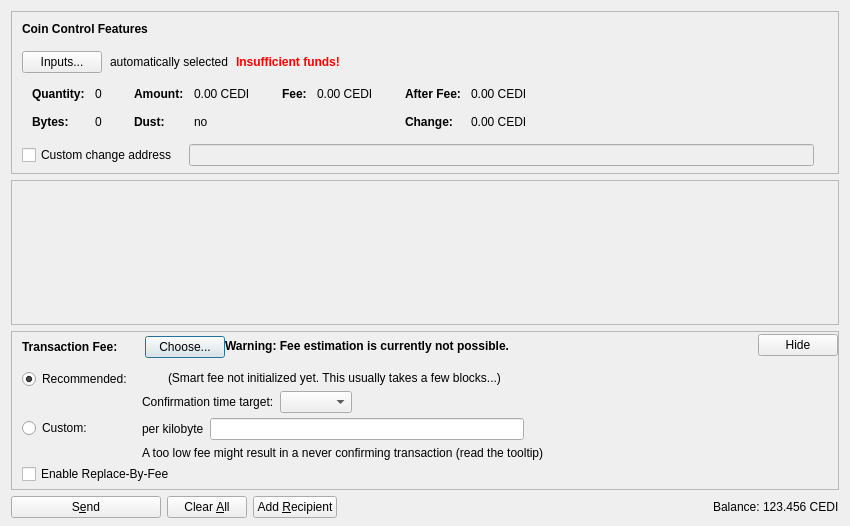
<?xml version="1.0" encoding="UTF-8"?>
<ui version="4.0">
 <class>SendCoinsDialog</class>
 <widget class="QDialog" name="SendCoinsDialog">
  <property name="geometry">
   <rect>
    <x>0</x>
    <y>0</y>
    <width>850</width>
    <height>526</height>
   </rect>
  </property>
  <property name="windowTitle">
   <string>Send Coins</string>
  </property>
  <layout class="QVBoxLayout" name="verticalLayout" stretch="0,1,0,0">
   <property name="bottomMargin">
    <number>8</number>
   </property>
   <item>
    <widget class="QFrame" name="frameCoinControl">
     <property name="sizePolicy">
      <sizepolicy hsizetype="Expanding" vsizetype="Expanding">
       <horstretch>0</horstretch>
       <verstretch>0</verstretch>
      </sizepolicy>
     </property>
     <property name="maximumSize">
      <size>
       <width>16777215</width>
       <height>16777215</height>
      </size>
     </property>
     <property name="frameShape">
      <enum>QFrame::StyledPanel</enum>
     </property>
     <property name="frameShadow">
      <enum>QFrame::Sunken</enum>
     </property>
     <layout class="QVBoxLayout" name="verticalLayoutCoinControl2">
      <property name="spacing">
       <number>0</number>
      </property>
      <property name="leftMargin">
       <number>0</number>
      </property>
      <property name="topMargin">
       <number>0</number>
      </property>
      <property name="rightMargin">
       <number>0</number>
      </property>
      <property name="bottomMargin">
       <number>6</number>
      </property>
      <item>
       <layout class="QVBoxLayout" name="verticalLayoutCoinControl" stretch="0,0,0,0,1">
        <property name="spacing">
         <number>0</number>
        </property>
        <property name="leftMargin">
         <number>10</number>
        </property>
        <property name="topMargin">
         <number>10</number>
        </property>
        <item>
         <layout class="QHBoxLayout" name="horizontalLayoutCoinControl1">
          <property name="bottomMargin">
           <number>15</number>
          </property>
          <item>
           <widget class="QLabel" name="labelCoinControlFeatures">
            <property name="sizePolicy">
             <sizepolicy hsizetype="Preferred" vsizetype="Maximum">
              <horstretch>0</horstretch>
              <verstretch>0</verstretch>
             </sizepolicy>
            </property>
            <property name="font">
             <font>
              <weight>75</weight>
              <bold>true</bold>
             </font>
            </property>
            <property name="styleSheet">
             <string notr="true">font-weight:bold;</string>
            </property>
            <property name="text">
             <string>Coin Control Features</string>
            </property>
           </widget>
          </item>
         </layout>
        </item>
        <item>
         <layout class="QHBoxLayout" name="horizontalLayoutCoinControl2" stretch="0,0,0,0">
          <property name="spacing">
           <number>8</number>
          </property>
          <property name="bottomMargin">
           <number>10</number>
          </property>
          <item>
           <widget class="QPushButton" name="pushButtonCoinControl">
            <property name="styleSheet">
             <string notr="true"/>
            </property>
            <property name="text">
             <string>Inputs...</string>
            </property>
            <property name="autoDefault">
             <bool>false</bool>
            </property>
           </widget>
          </item>
          <item>
           <widget class="QLabel" name="labelCoinControlAutomaticallySelected">
            <property name="text">
             <string>automatically selected</string>
            </property>
            <property name="margin">
             <number>5</number>
            </property>
           </widget>
          </item>
          <item>
           <widget class="QLabel" name="labelCoinControlInsuffFunds">
            <property name="font">
             <font>
              <weight>75</weight>
              <bold>true</bold>
             </font>
            </property>
            <property name="styleSheet">
             <string notr="true">color:red;font-weight:bold;</string>
            </property>
            <property name="text">
             <string>Insufficient funds!</string>
            </property>
            <property name="margin">
             <number>5</number>
            </property>
           </widget>
          </item>
          <item>
           <spacer name="horizontalSpacerCoinControl">
            <property name="orientation">
             <enum>Qt::Horizontal</enum>
            </property>
            <property name="sizeHint" stdset="0">
             <size>
              <width>40</width>
              <height>1</height>
             </size>
            </property>
           </spacer>
          </item>
         </layout>
        </item>
        <item>
         <widget class="QWidget" name="widgetCoinControl" native="true">
          <property name="sizePolicy">
           <sizepolicy hsizetype="Preferred" vsizetype="Preferred">
            <horstretch>0</horstretch>
            <verstretch>0</verstretch>
           </sizepolicy>
          </property>
          <property name="minimumSize">
           <size>
            <width>0</width>
            <height>0</height>
           </size>
          </property>
          <property name="styleSheet">
           <string notr="true"/>
          </property>
          <layout class="QHBoxLayout" name="horizontalLayoutCoinControl5">
           <property name="leftMargin">
            <number>0</number>
           </property>
           <property name="topMargin">
            <number>0</number>
           </property>
           <property name="rightMargin">
            <number>0</number>
           </property>
           <property name="bottomMargin">
            <number>0</number>
           </property>
           <item>
            <layout class="QHBoxLayout" name="horizontalLayoutCoinControl3" stretch="0,0,0,1">
             <property name="spacing">
              <number>20</number>
             </property>
             <property name="topMargin">
              <number>0</number>
             </property>
             <property name="bottomMargin">
              <number>10</number>
             </property>
             <item>
              <layout class="QFormLayout" name="formLayoutCoinControl1">
               <property name="horizontalSpacing">
                <number>10</number>
               </property>
               <property name="verticalSpacing">
                <number>14</number>
               </property>
               <property name="leftMargin">
                <number>10</number>
               </property>
               <property name="topMargin">
                <number>4</number>
               </property>
               <property name="rightMargin">
                <number>6</number>
               </property>
               <item row="0" column="0">
                <widget class="QLabel" name="labelCoinControlQuantityText">
                 <property name="font">
                  <font>
                   <weight>75</weight>
                   <bold>true</bold>
                  </font>
                 </property>
                 <property name="text">
                  <string>Quantity:</string>
                 </property>
                 <property name="margin">
                  <number>0</number>
                 </property>
                </widget>
               </item>
               <item row="0" column="1">
                <widget class="QLabel" name="labelCoinControlQuantity">
                 <property name="cursor">
                  <cursorShape>IBeamCursor</cursorShape>
                 </property>
                 <property name="contextMenuPolicy">
                  <enum>Qt::ActionsContextMenu</enum>
                 </property>
                 <property name="text">
                  <string notr="true">0</string>
                 </property>
                 <property name="margin">
                  <number>0</number>
                 </property>
                 <property name="textInteractionFlags">
                  <set>Qt::LinksAccessibleByMouse|Qt::TextSelectableByKeyboard|Qt::TextSelectableByMouse</set>
                 </property>
                </widget>
               </item>
               <item row="1" column="0">
                <widget class="QLabel" name="labelCoinControlBytesText">
                 <property name="font">
                  <font>
                   <weight>75</weight>
                   <bold>true</bold>
                  </font>
                 </property>
                 <property name="text">
                  <string>Bytes:</string>
                 </property>
                </widget>
               </item>
               <item row="1" column="1">
                <widget class="QLabel" name="labelCoinControlBytes">
                 <property name="cursor">
                  <cursorShape>IBeamCursor</cursorShape>
                 </property>
                 <property name="contextMenuPolicy">
                  <enum>Qt::ActionsContextMenu</enum>
                 </property>
                 <property name="text">
                  <string notr="true">0</string>
                 </property>
                 <property name="textInteractionFlags">
                  <set>Qt::LinksAccessibleByMouse|Qt::TextSelectableByKeyboard|Qt::TextSelectableByMouse</set>
                 </property>
                </widget>
               </item>
              </layout>
             </item>
             <item>
              <layout class="QFormLayout" name="formLayoutCoinControl2">
               <property name="horizontalSpacing">
                <number>10</number>
               </property>
               <property name="verticalSpacing">
                <number>14</number>
               </property>
               <property name="leftMargin">
                <number>6</number>
               </property>
               <property name="topMargin">
                <number>4</number>
               </property>
               <property name="rightMargin">
                <number>6</number>
               </property>
               <item row="0" column="0">
                <widget class="QLabel" name="labelCoinControlAmountText">
                 <property name="font">
                  <font>
                   <weight>75</weight>
                   <bold>true</bold>
                  </font>
                 </property>
                 <property name="text">
                  <string>Amount:</string>
                 </property>
                 <property name="margin">
                  <number>0</number>
                 </property>
                </widget>
               </item>
               <item row="0" column="1">
                <widget class="QLabel" name="labelCoinControlAmount">
                 <property name="cursor">
                  <cursorShape>IBeamCursor</cursorShape>
                 </property>
                 <property name="contextMenuPolicy">
                  <enum>Qt::ActionsContextMenu</enum>
                 </property>
                 <property name="text">
                  <string notr="true">0.00 CEDI</string>
                 </property>
                 <property name="textInteractionFlags">
                  <set>Qt::LinksAccessibleByMouse|Qt::TextSelectableByKeyboard|Qt::TextSelectableByMouse</set>
                 </property>
                </widget>
               </item>
               <item row="1" column="0">
                <widget class="QLabel" name="labelCoinControlLowOutputText">
                 <property name="font">
                  <font>
                   <weight>75</weight>
                   <bold>true</bold>
                  </font>
                 </property>
                 <property name="text">
                  <string>Dust:</string>
                 </property>
                </widget>
               </item>
               <item row="1" column="1">
                <widget class="QLabel" name="labelCoinControlLowOutput">
                 <property name="cursor">
                  <cursorShape>IBeamCursor</cursorShape>
                 </property>
                 <property name="contextMenuPolicy">
                  <enum>Qt::ActionsContextMenu</enum>
                 </property>
                 <property name="text">
                  <string notr="true">no</string>
                 </property>
                 <property name="textInteractionFlags">
                  <set>Qt::LinksAccessibleByMouse|Qt::TextSelectableByKeyboard|Qt::TextSelectableByMouse</set>
                 </property>
                </widget>
               </item>
              </layout>
             </item>
             <item>
              <layout class="QFormLayout" name="formLayoutCoinControl3">
               <property name="horizontalSpacing">
                <number>10</number>
               </property>
               <property name="verticalSpacing">
                <number>14</number>
               </property>
               <property name="leftMargin">
                <number>6</number>
               </property>
               <property name="topMargin">
                <number>4</number>
               </property>
               <property name="rightMargin">
                <number>6</number>
               </property>
               <item row="0" column="0">
                <widget class="QLabel" name="labelCoinControlFeeText">
                 <property name="font">
                  <font>
                   <weight>75</weight>
                   <bold>true</bold>
                  </font>
                 </property>
                 <property name="text">
                  <string>Fee:</string>
                 </property>
                 <property name="margin">
                  <number>0</number>
                 </property>
                </widget>
               </item>
               <item row="0" column="1">
                <widget class="QLabel" name="labelCoinControlFee">
                 <property name="cursor">
                  <cursorShape>IBeamCursor</cursorShape>
                 </property>
                 <property name="contextMenuPolicy">
                  <enum>Qt::ActionsContextMenu</enum>
                 </property>
                 <property name="text">
                  <string notr="true">0.00 CEDI</string>
                 </property>
                 <property name="textInteractionFlags">
                  <set>Qt::LinksAccessibleByMouse|Qt::TextSelectableByKeyboard|Qt::TextSelectableByMouse</set>
                 </property>
                </widget>
               </item>
              </layout>
             </item>
             <item>
              <layout class="QFormLayout" name="formLayoutCoinControl4">
               <property name="horizontalSpacing">
                <number>10</number>
               </property>
               <property name="verticalSpacing">
                <number>14</number>
               </property>
               <property name="leftMargin">
                <number>6</number>
               </property>
               <property name="topMargin">
                <number>4</number>
               </property>
               <property name="rightMargin">
                <number>6</number>
               </property>
               <item row="0" column="0">
                <widget class="QLabel" name="labelCoinControlAfterFeeText">
                 <property name="font">
                  <font>
                   <weight>75</weight>
                   <bold>true</bold>
                  </font>
                 </property>
                 <property name="text">
                  <string>After Fee:</string>
                 </property>
                 <property name="margin">
                  <number>0</number>
                 </property>
                </widget>
               </item>
               <item row="0" column="1">
                <widget class="QLabel" name="labelCoinControlAfterFee">
                 <property name="cursor">
                  <cursorShape>IBeamCursor</cursorShape>
                 </property>
                 <property name="contextMenuPolicy">
                  <enum>Qt::ActionsContextMenu</enum>
                 </property>
                 <property name="text">
                  <string notr="true">0.00 CEDI</string>
                 </property>
                 <property name="textInteractionFlags">
                  <set>Qt::LinksAccessibleByMouse|Qt::TextSelectableByKeyboard|Qt::TextSelectableByMouse</set>
                 </property>
                </widget>
               </item>
               <item row="1" column="0">
                <widget class="QLabel" name="labelCoinControlChangeText">
                 <property name="font">
                  <font>
                   <weight>75</weight>
                   <bold>true</bold>
                  </font>
                 </property>
                 <property name="text">
                  <string>Change:</string>
                 </property>
                </widget>
               </item>
               <item row="1" column="1">
                <widget class="QLabel" name="labelCoinControlChange">
                 <property name="cursor">
                  <cursorShape>IBeamCursor</cursorShape>
                 </property>
                 <property name="contextMenuPolicy">
                  <enum>Qt::ActionsContextMenu</enum>
                 </property>
                 <property name="text">
                  <string notr="true">0.00 CEDI</string>
                 </property>
                 <property name="textInteractionFlags">
                  <set>Qt::LinksAccessibleByMouse|Qt::TextSelectableByKeyboard|Qt::TextSelectableByMouse</set>
                 </property>
                </widget>
               </item>
              </layout>
             </item>
            </layout>
           </item>
          </layout>
         </widget>
        </item>
        <item>
         <layout class="QHBoxLayout" name="horizontalLayoutCoinControl4" stretch="0,0,0">
          <property name="spacing">
           <number>12</number>
          </property>
          <property name="sizeConstraint">
           <enum>QLayout::SetDefaultConstraint</enum>
          </property>
          <property name="topMargin">
           <number>5</number>
          </property>
          <property name="rightMargin">
           <number>5</number>
          </property>
          <item>
           <widget class="QCheckBox" name="checkBoxCoinControlChange">
            <property name="toolTip">
             <string>If this is activated, but the change address is empty or invalid, change will be sent to a newly generated address.</string>
            </property>
            <property name="text">
             <string>Custom change address</string>
            </property>
           </widget>
          </item>
          <item>
           <widget class="QValidatedLineEdit" name="lineEditCoinControlChange">
            <property name="enabled">
             <bool>false</bool>
            </property>
            <property name="sizePolicy">
             <sizepolicy hsizetype="Expanding" vsizetype="Fixed">
              <horstretch>0</horstretch>
              <verstretch>0</verstretch>
             </sizepolicy>
            </property>
           </widget>
          </item>
          <item>
           <widget class="QLabel" name="labelCoinControlChangeLabel">
            <property name="sizePolicy">
             <sizepolicy hsizetype="Preferred" vsizetype="Expanding">
              <horstretch>0</horstretch>
              <verstretch>0</verstretch>
             </sizepolicy>
            </property>
            <property name="minimumSize">
             <size>
              <width>0</width>
              <height>0</height>
             </size>
            </property>
            <property name="text">
             <string/>
            </property>
            <property name="margin">
             <number>3</number>
            </property>
           </widget>
          </item>
         </layout>
        </item>
        <item>
         <spacer name="verticalSpacerCoinControl">
          <property name="orientation">
           <enum>Qt::Vertical</enum>
          </property>
          <property name="sizeHint" stdset="0">
           <size>
            <width>800</width>
            <height>1</height>
           </size>
          </property>
         </spacer>
        </item>
       </layout>
      </item>
     </layout>
    </widget>
   </item>
   <item>
    <widget class="QScrollArea" name="scrollArea">
     <property name="widgetResizable">
      <bool>true</bool>
     </property>
     <widget class="QWidget" name="scrollAreaWidgetContents">
      <property name="geometry">
       <rect>
        <x>0</x>
        <y>0</y>
        <width>830</width>
        <height>104</height>
       </rect>
      </property>
      <layout class="QVBoxLayout" name="verticalLayout_2" stretch="0,1">
       <property name="leftMargin">
        <number>0</number>
       </property>
       <property name="topMargin">
        <number>0</number>
       </property>
       <property name="rightMargin">
        <number>0</number>
       </property>
       <property name="bottomMargin">
        <number>0</number>
       </property>
       <item>
        <layout class="QVBoxLayout" name="entries">
         <property name="spacing">
          <number>6</number>
         </property>
        </layout>
       </item>
       <item>
        <spacer name="verticalSpacer">
         <property name="orientation">
          <enum>Qt::Vertical</enum>
         </property>
         <property name="sizeHint" stdset="0">
          <size>
           <width>20</width>
           <height>40</height>
          </size>
         </property>
        </spacer>
       </item>
      </layout>
     </widget>
    </widget>
   </item>
   <item>
    <widget class="QFrame" name="frameFee">
     <property name="sizePolicy">
      <sizepolicy hsizetype="Expanding" vsizetype="Expanding">
       <horstretch>0</horstretch>
       <verstretch>0</verstretch>
      </sizepolicy>
     </property>
     <property name="maximumSize">
      <size>
       <width>16777215</width>
       <height>16777215</height>
      </size>
     </property>
     <property name="frameShape">
      <enum>QFrame::StyledPanel</enum>
     </property>
     <property name="frameShadow">
      <enum>QFrame::Sunken</enum>
     </property>
     <layout class="QVBoxLayout" name="verticalLayoutFee1">
      <property name="spacing">
       <number>0</number>
      </property>
      <property name="leftMargin">
       <number>0</number>
      </property>
      <property name="topMargin">
       <number>0</number>
      </property>
      <property name="rightMargin">
       <number>0</number>
      </property>
      <property name="bottomMargin">
       <number>0</number>
      </property>
      <item>
       <layout class="QVBoxLayout" name="verticalLayoutFee2" stretch="0,0,0">
        <property name="spacing">
         <number>0</number>
        </property>
        <property name="leftMargin">
         <number>10</number>
        </property>
        <property name="topMargin">
         <number>0</number>
        </property>
        <item>
         <layout class="QHBoxLayout" name="horizontalLayoutFee1">
          <property name="bottomMargin">
           <number>0</number>
          </property>
          <item>
           <layout class="QVBoxLayout" name="verticalLayoutFee7">
            <property name="spacing">
             <number>0</number>
            </property>
            <item>
             <spacer name="verticalSpacerSmartFee">
              <property name="orientation">
               <enum>Qt::Vertical</enum>
              </property>
              <property name="sizeType">
               <enum>QSizePolicy::Fixed</enum>
              </property>
              <property name="sizeHint" stdset="0">
               <size>
                <width>1</width>
                <height>4</height>
               </size>
              </property>
             </spacer>
            </item>
            <item>
             <layout class="QHBoxLayout" name="horizontalLayoutSmartFee">
              <property name="spacing">
               <number>10</number>
              </property>
              <item>
               <widget class="QLabel" name="labelFeeHeadline">
                <property name="sizePolicy">
                 <sizepolicy hsizetype="Preferred" vsizetype="Maximum">
                  <horstretch>0</horstretch>
                  <verstretch>0</verstretch>
                 </sizepolicy>
                </property>
                <property name="font">
                 <font>
                  <weight>75</weight>
                  <bold>true</bold>
                 </font>
                </property>
                <property name="styleSheet">
                 <string notr="true">font-weight:bold;</string>
                </property>
                <property name="text">
                 <string>Transaction Fee:</string>
                </property>
               </widget>
              </item>
              <item>
               <widget class="QLabel" name="labelFeeMinimized">
                <property name="text">
                 <string/>
                </property>
               </widget>
              </item>
              <item>
               <widget class="QPushButton" name="buttonChooseFee">
                <property name="text">
                 <string>Choose...</string>
                </property>
               </widget>
              </item>
             </layout>
            </item>
            <item>
             <spacer name="verticalSpacer_5">
              <property name="orientation">
               <enum>Qt::Vertical</enum>
              </property>
              <property name="sizeHint" stdset="0">
               <size>
                <width>1</width>
                <height>1</height>
               </size>
              </property>
             </spacer>
            </item>
           </layout>
          </item>
          <item>
           <widget class="QLabel" name="fallbackFeeWarningLabel">
            <property name="toolTip">
             <string>Using the fallbackfee can result in sending a transaction that will take several hours or days (or never) to confirm. Consider choosing your fee manually or wait until you have validated the complete chain.</string>
            </property>
            <property name="font">
            <font>
                <weight>75</weight>
                <bold>true</bold>
            </font>
            </property>
            <property name="text">
             <string>Warning: Fee estimation is currently not possible.</string>
            </property>
            <property name="wordWrap">
             <bool>false</bool>
            </property>
           </widget>
          </item>
          <item>
           <spacer name="horizontalSpacer_4">
            <property name="orientation">
             <enum>Qt::Horizontal</enum>
            </property>
            <property name="sizeType">
             <enum>QSizePolicy::MinimumExpanding</enum>
            </property>
            <property name="sizeHint" stdset="0">
             <size>
              <width>40</width>
              <height>20</height>
             </size>
            </property>
           </spacer>
          </item>
          <item>
           <widget class="QPushButton" name="buttonMinimizeFee">
            <property name="toolTip">
             <string>collapse fee-settings</string>
            </property>
            <property name="text">
             <string>Hide</string>
            </property>
           </widget>
          </item>
         </layout>
        </item>
        <item>
         <widget class="QFrame" name="frameFeeSelection">
          <layout class="QVBoxLayout" name="verticalLayoutFee12">
           <property name="spacing">
            <number>0</number>
           </property>
           <property name="leftMargin">
            <number>0</number>
           </property>
           <property name="topMargin">
            <number>0</number>
           </property>
           <property name="rightMargin">
            <number>0</number>
           </property>
           <property name="bottomMargin">
            <number>0</number>
           </property>
           <item>
            <layout class="QGridLayout" name="gridLayoutFee">
             <property name="topMargin">
              <number>10</number>
             </property>
             <property name="bottomMargin">
              <number>4</number>
             </property>
             <property name="horizontalSpacing">
              <number>10</number>
             </property>
             <property name="verticalSpacing">
              <number>4</number>
             </property>
             <item row="1" column="1">
              <layout class="QVBoxLayout" name="verticalLayoutFee8">
               <property name="spacing">
                <number>6</number>
               </property>
               <item>
                <layout class="QHBoxLayout" name="horizontalLayoutFee13">
                 <item>
                  <widget class="QLabel" name="labelCustomPerKilobyte">
                   <property name="toolTip">
                    <string>Specify a custom fee per kB (1,000 bytes) of the transaction's virtual size.

Note:  Since the fee is calculated on a per-byte basis, a fee of "100 satoshis per kB" for a transaction size of 500 bytes (half of 1 kB) would ultimately yield a fee of only 50 satoshis.</string>
                   </property>
                   <property name="text">
                    <string>per kilobyte</string>
                   </property>
                  </widget>
                 </item>
                 <item>
                  <widget class="CedicoinAmountField" name="customFee"/>
                 </item>
                 <item>
                  <spacer name="horizontalSpacer_6">
                   <property name="orientation">
                    <enum>Qt::Horizontal</enum>
                   </property>
                   <property name="sizeHint" stdset="0">
                    <size>
                     <width>1</width>
                     <height>1</height>
                    </size>
                   </property>
                  </spacer>
                 </item>
                </layout>
               </item>
               <item>
                <layout class="QHBoxLayout" name="horizontalLayoutFee8">
                 <item>
                  <widget class="QLabel" name="labelCustomFeeWarning">
                   <property name="enabled">
                    <bool>true</bool>
                   </property>
                   <property name="toolTip">
                    <string>When there is less transaction volume than space in the blocks, miners as well as relaying nodes may enforce a minimum fee. Paying only this minimum fee is just fine, but be aware that this can result in a never confirming transaction once there is more demand for cedicoin transactions than the network can process.</string>
                   </property>
                   <property name="text">
                    <string>A too low fee might result in a never confirming transaction (read the tooltip)</string>
                   </property>
                  </widget>
                 </item>
                 <item>
                  <spacer name="horizontalSpacer_2">
                   <property name="orientation">
                    <enum>Qt::Horizontal</enum>
                   </property>
                   <property name="sizeHint" stdset="0">
                    <size>
                     <width>1</width>
                     <height>1</height>
                    </size>
                   </property>
                  </spacer>
                 </item>
                </layout>
               </item>
              </layout>
             </item>
             <item row="0" column="0">
              <layout class="QVBoxLayout" name="verticalLayoutFee4" stretch="0,1">
               <item>
                <widget class="QRadioButton" name="radioSmartFee">
                 <property name="text">
                  <string>Recommended:</string>
                 </property>
                 <property name="checked">
                  <bool>true</bool>
                 </property>
                 <attribute name="buttonGroup">
                  <string notr="true">groupFee</string>
                 </attribute>
                </widget>
               </item>
               <item>
                <spacer name="verticalSpacer_2">
                 <property name="orientation">
                  <enum>Qt::Vertical</enum>
                 </property>
                 <property name="sizeHint" stdset="0">
                  <size>
                   <width>1</width>
                   <height>1</height>
                  </size>
                 </property>
                </spacer>
               </item>
              </layout>
             </item>
             <item row="1" column="0">
              <layout class="QVBoxLayout" name="verticalLayoutFee9" stretch="0,1">
               <item>
                <widget class="QRadioButton" name="radioCustomFee">
                 <property name="text">
                  <string>Custom:</string>
                 </property>
                 <attribute name="buttonGroup">
                  <string notr="true">groupFee</string>
                 </attribute>
                </widget>
               </item>
               <item>
                <spacer name="verticalSpacer_6">
                 <property name="orientation">
                  <enum>Qt::Vertical</enum>
                 </property>
                 <property name="sizeHint" stdset="0">
                  <size>
                   <width>1</width>
                   <height>1</height>
                  </size>
                 </property>
                </spacer>
               </item>
              </layout>
             </item>
             <item row="0" column="1">
              <layout class="QVBoxLayout" name="verticalLayoutFee3" stretch="0,0,1">
               <property name="spacing">
                <number>6</number>
               </property>
               <property name="topMargin">
                <number>2</number>
               </property>
               <item>
                <layout class="QHBoxLayout" name="horizontalLayoutFee12">
                 <item>
                  <widget class="QLabel" name="labelSmartFee">
                   <property name="text">
                    <string/>
                   </property>
                  </widget>
                 </item>
                 <item>
                  <widget class="QLabel" name="labelFeeEstimation">
                   <property name="text">
                    <string/>
                   </property>
                  </widget>
                 </item>
                 <item>
                  <widget class="QLabel" name="labelSmartFee2">
                   <property name="text">
                    <string>(Smart fee not initialized yet. This usually takes a few blocks...)</string>
                   </property>
                  </widget>
                 </item>
                 <item>
                  <spacer name="horizontalSpacer_5">
                   <property name="orientation">
                    <enum>Qt::Horizontal</enum>
                   </property>
                   <property name="sizeHint" stdset="0">
                    <size>
                     <width>1</width>
                     <height>1</height>
                    </size>
                   </property>
                  </spacer>
                 </item>
                </layout>
               </item>
               <item>
                <layout class="QHBoxLayout" name="horizontalLayoutFee9">
                 <item>
                  <layout class="QVBoxLayout" name="verticalLayoutFee6">
                   <item>
                    <widget class="QLabel" name="labelSmartFee3">
                     <property name="text">
                      <string>Confirmation time target:</string>
                     </property>
                    </widget>
                   </item>
                  </layout>
                 </item>
                 <item>
                  <layout class="QVBoxLayout" name="verticalLayoutFee5">
                   <property name="rightMargin">
                    <number>30</number>
                   </property>
                   <item>
                    <layout class="QHBoxLayout" name="horizontalLayoutConfTarget">
                     <property name="bottomMargin">
                      <number>0</number>
                     </property>
                     <item>
                      <widget class="QComboBox" name="confTargetSelector"/>
                     </item>
                     <item>
                      <spacer name="horizontalSpacerConfTarget">
                       <property name="orientation">
                        <enum>Qt::Horizontal</enum>
                       </property>
                       <property name="sizeHint" stdset="0">
                        <size>
                         <width>40</width>
                         <height>20</height>
                        </size>
                       </property>
                      </spacer>
                     </item>
                    </layout>
                   </item>
                  </layout>
                 </item>
                </layout>
               </item>
               <item>
                <spacer name="verticalSpacer_4">
                 <property name="orientation">
                  <enum>Qt::Vertical</enum>
                 </property>
                 <property name="sizeHint" stdset="0">
                  <size>
                   <width>1</width>
                   <height>1</height>
                  </size>
                 </property>
                </spacer>
               </item>
              </layout>
             </item>
            </layout>
           </item>
           <item>
            <widget class="QCheckBox" name="optInRBF">
             <property name="text">
              <string>Enable Replace-By-Fee</string>
             </property>
             <property name="toolTip">
              <string>With Replace-By-Fee (BIP-125) you can increase a transaction's fee after it is sent. Without this, a higher fee may be recommended to compensate for increased transaction delay risk.</string>
             </property>
            </widget>
           </item>
          </layout>
         </widget>
        </item>
        <item>
         <spacer name="verticalSpacerFee">
          <property name="orientation">
           <enum>Qt::Vertical</enum>
          </property>
          <property name="sizeHint" stdset="0">
           <size>
            <width>40</width>
            <height>5</height>
           </size>
          </property>
         </spacer>
        </item>
       </layout>
      </item>
     </layout>
    </widget>
   </item>
   <item>
    <layout class="QHBoxLayout" name="horizontalLayout">
     <item>
      <widget class="QPushButton" name="sendButton">
       <property name="minimumSize">
        <size>
         <width>150</width>
         <height>0</height>
        </size>
       </property>
       <property name="toolTip">
        <string>Confirm the send action</string>
       </property>
       <property name="text">
        <string>S&amp;end</string>
       </property>
       <property name="icon">
        <iconset resource="../cedicoin.qrc">
         <normaloff>:/icons/send</normaloff>:/icons/send</iconset>
       </property>
       <property name="autoDefault">
        <bool>false</bool>
       </property>
       <property name="default">
        <bool>false</bool>
       </property>
      </widget>
     </item>
     <item>
      <widget class="QPushButton" name="clearButton">
       <property name="sizePolicy">
        <sizepolicy hsizetype="Minimum" vsizetype="Fixed">
         <horstretch>0</horstretch>
         <verstretch>0</verstretch>
        </sizepolicy>
       </property>
       <property name="toolTip">
        <string>Clear all fields of the form.</string>
       </property>
       <property name="text">
        <string>Clear &amp;All</string>
       </property>
       <property name="icon">
        <iconset resource="../cedicoin.qrc">
         <normaloff>:/icons/remove</normaloff>:/icons/remove</iconset>
       </property>
       <property name="autoDefault">
        <bool>false</bool>
       </property>
      </widget>
     </item>
     <item>
      <widget class="QPushButton" name="addButton">
       <property name="toolTip">
        <string>Send to multiple recipients at once</string>
       </property>
       <property name="text">
        <string>Add &amp;Recipient</string>
       </property>
       <property name="icon">
        <iconset resource="../cedicoin.qrc">
         <normaloff>:/icons/add</normaloff>:/icons/add</iconset>
       </property>
       <property name="autoDefault">
        <bool>false</bool>
       </property>
      </widget>
     </item>
     <item>
      <spacer name="horizontalSpacer">
       <property name="orientation">
        <enum>Qt::Horizontal</enum>
       </property>
       <property name="sizeHint" stdset="0">
        <size>
         <width>40</width>
         <height>20</height>
        </size>
       </property>
      </spacer>
     </item>
     <item>
      <layout class="QHBoxLayout" name="horizontalLayout_2">
       <property name="spacing">
        <number>3</number>
       </property>
       <item>
        <widget class="QLabel" name="label">
         <property name="sizePolicy">
          <sizepolicy hsizetype="Preferred" vsizetype="Fixed">
           <horstretch>0</horstretch>
           <verstretch>0</verstretch>
          </sizepolicy>
         </property>
         <property name="text">
          <string>Balance:</string>
         </property>
        </widget>
       </item>
       <item>
        <widget class="QLabel" name="labelBalance">
         <property name="sizePolicy">
          <sizepolicy hsizetype="Preferred" vsizetype="Fixed">
           <horstretch>0</horstretch>
           <verstretch>0</verstretch>
          </sizepolicy>
         </property>
         <property name="cursor">
          <cursorShape>IBeamCursor</cursorShape>
         </property>
         <property name="text">
          <string notr="true">123.456 CEDI</string>
         </property>
         <property name="textInteractionFlags">
          <set>Qt::LinksAccessibleByMouse|Qt::TextSelectableByKeyboard|Qt::TextSelectableByMouse</set>
         </property>
        </widget>
       </item>
      </layout>
     </item>
    </layout>
   </item>
  </layout>
 </widget>
 <customwidgets>
  <customwidget>
   <class>QValidatedLineEdit</class>
   <extends>QLineEdit</extends>
   <header>qt/qvalidatedlineedit.h</header>
  </customwidget>
  <customwidget>
   <class>CedicoinAmountField</class>
   <extends>QLineEdit</extends>
   <header>qt/cedicoinamountfield.h</header>
   <container>1</container>
  </customwidget>
 </customwidgets>
 <resources>
  <include location="../cedicoin.qrc"/>
 </resources>
 <connections/>
 <buttongroups>
  <buttongroup name="groupFee"/>
 </buttongroups>
</ui>
